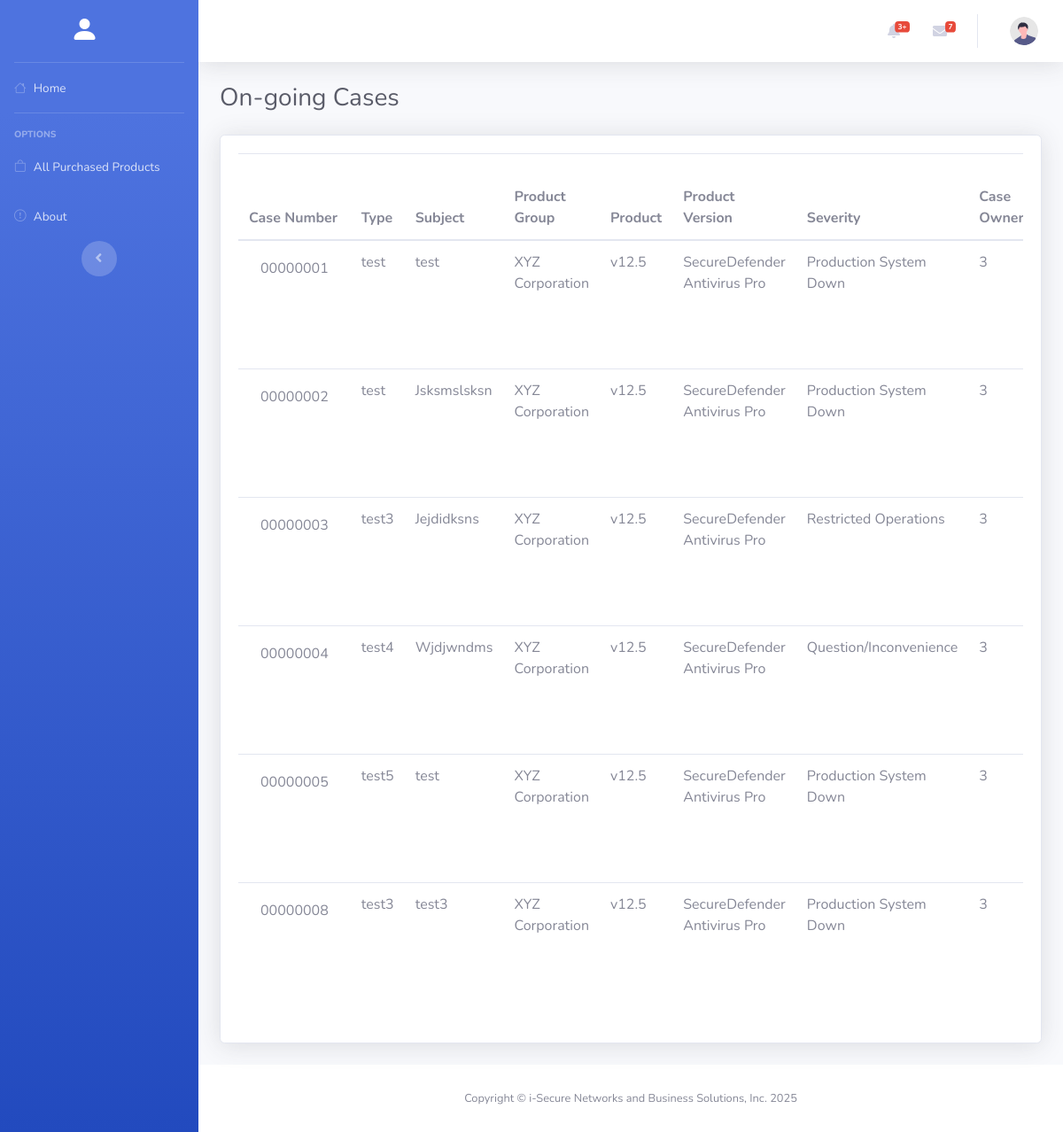
Page /technical_engineer/ongoing_cases.php on the committed database.
### tables this page shows
CREATE TABLE `cases` (
  `id` int(11) NOT NULL,
  `case_number` varchar(50) NOT NULL,
  `type` varchar(255) NOT NULL,
  `subject` text NOT NULL,
  `user_id` int(11) DEFAULT NULL,
  `product_group` varchar(255) NOT NULL,
  `product` varchar(255) NOT NULL,
  `product_version` varchar(50) NOT NULL,
  `severity` enum('Production System Down','Restricted Operations','Question/Inconvenience','') NOT NULL,
  `case_status` enum('New','Waiting in Progress','Closed','Solved') NOT NULL DEFAULT 'New',
  `attachment` varchar(255) NOT NULL,
  `case_owner` int(11) NOT NULL,
  `company` varchar(255) NOT NULL,
  `last_modified` timestamp NOT NULL DEFAULT current_timestamp() ON UPDATE current_timestamp(),
  `datetime_opened` datetime DEFAULT current_timestamp(),
  `reopen` int(11) NOT NULL
);

### fetch/technical_ongoing_cases.php (called while the page is built)
<?php
require_once "../config/database.php";
$getOngoingCases = mysqli_prepare($connection, "SELECT * FROM cases WHERE case_status = ?");
$caseStatus = "Waiting in Progress";
mysqli_stmt_bind_param($getOngoingCases, "s", $caseStatus);
mysqli_stmt_execute($getOngoingCases);
$getOngoingCasesResult = mysqli_stmt_get_result($getOngoingCases);
$ongoingCasesTable = [];
if (mysqli_num_rows($getOngoingCasesResult) > 0) {
    while ($row = mysqli_fetch_assoc($getOngoingCasesResult)) {
        $row["last_modified"] = date("F j, Y h:i:s A", strtotime($row["last_modified"]));
        $row["datetime_opened"] = date("F j, Y h:i:s A", strtotime($row["datetime_opened"]));
        $ongoingCasesTable[] = $row;
    }
}

### technical_engineer/ongoing_cases.php (the view, shortened to what this page needs)
<?php
$pageTitle = "On-going Cases";
require_once "../fetch/technical_ongoing_cases.php";
?>
<!DOCTYPE html>
<html lang="en">
<head>
    <?php include_once "../components/head.php" ?>
    <link rel="stylesheet" href="https://cdn.datatables.net/2.2.2/css/dataTables.bootstrap4.css">
</head>
<body id="page-top">
    <div id="wrapper">
        <?php include_once "../components/sidebar.php" ?>
        <div id="content-wrapper" class="d-flex flex-column">
            <div id="content">
                <?php include_once "../components/topbar.php" ?>
                <div class="container-fluid">
                    <div class="d-sm-flex align-items-center justify-content-between mb-4">
                        <h1 class="h3 mb-0 text-gray-800"><?= $pageTitle ?></h1>
                    </div>
                    <div class="card shadow mb-4">
                        <div class="card-body">
                            <div class="table-responsive">
                                <table class="table" id="table">
                                    <thead>
                                        <tr>
                                            <th>Case Number</th>
                                            <th>Type</th>
                                            <th>Subject</th>
                                            <th>Product Group</th>
                                            <th>Product</th>
                                            <th>Product Version</th>
                                            <th>Severity</th>
                                            <th>Case Owner</th>
                                        </tr>
                                    </thead>
                                    <tbody>
                                        <?php
                                        foreach ($ongoingCasesTable as $row) {
                                            $caseNumber = '<a href="#" class="case-number btn" data-case-id="' . $row["id"] . '" data-case-number="' . $row["case_number"] . '" data-case-owner="' . $row["case_owner"] . '">' . $row["case_number"] . '</a>';
                                            echo "<tr>";
                                            echo "<td>" . $caseNumber . "</td>";
                                            echo "<td>" . $row["type"] . "</td>";
                                            echo "<td>" . $row["subject"] . "</td>";
                                            echo "<td>" . $row["product_group"] . "</td>";
                                            echo "<td>" . $row["product"] . "</td>";
                                            echo "<td>" . $row["product_version"] . "</td>";
                                            echo "<td>" . $row["severity"] . "</td>";
                                            echo "<td>" . $row["case_owner"] . "</td>";
                                            echo "</tr>";
                                        }
                                        ?>
                                    </tbody>
                                </table>
                            </div>
                        </div>
                    </div>
                </div>
            </div>
            <?php include_once "../components/footer.php" ?>
        </div>
    </div>
</body>
</html>

### rows in the picture
cases: case_number "00000001", type "test", subject "test", product_group "XYZ Corporation", product "v12.5", product_version "SecureDefender Antivirus Pro", severity "Production System Down", case_owner "3"
cases: case_number "00000002", type "test", subject "Jsksmslsksn", product_group "XYZ Corporation", product "v12.5", product_version "SecureDefender Antivirus Pro", severity "Production System Down", case_owner "3"
cases: case_number "00000003", type "test3", subject "Jejdidksns", product_group "XYZ Corporation", product "v12.5", product_version "SecureDefender Antivirus Pro", severity "Restricted Operations", case_owner "3"
cases: case_number "00000004", type "test4", subject "Wjdjwndms", product_group "XYZ Corporation", product "v12.5", product_version "SecureDefender Antivirus Pro", severity "Question/Inconvenience", case_owner "3"
cases: case_number "00000005", type "test5", subject "test", product_group "XYZ Corporation", product "v12.5", product_version "SecureDefender Antivirus Pro", severity "Production System Down", case_owner "3"
cases: case_number "00000008", type "test3", subject "test3", product_group "XYZ Corporation", product "v12.5", product_version "SecureDefender Antivirus Pro", severity "Production System Down", case_owner "3"

### other values in the picture
$pageTitle "On-going Cases"
